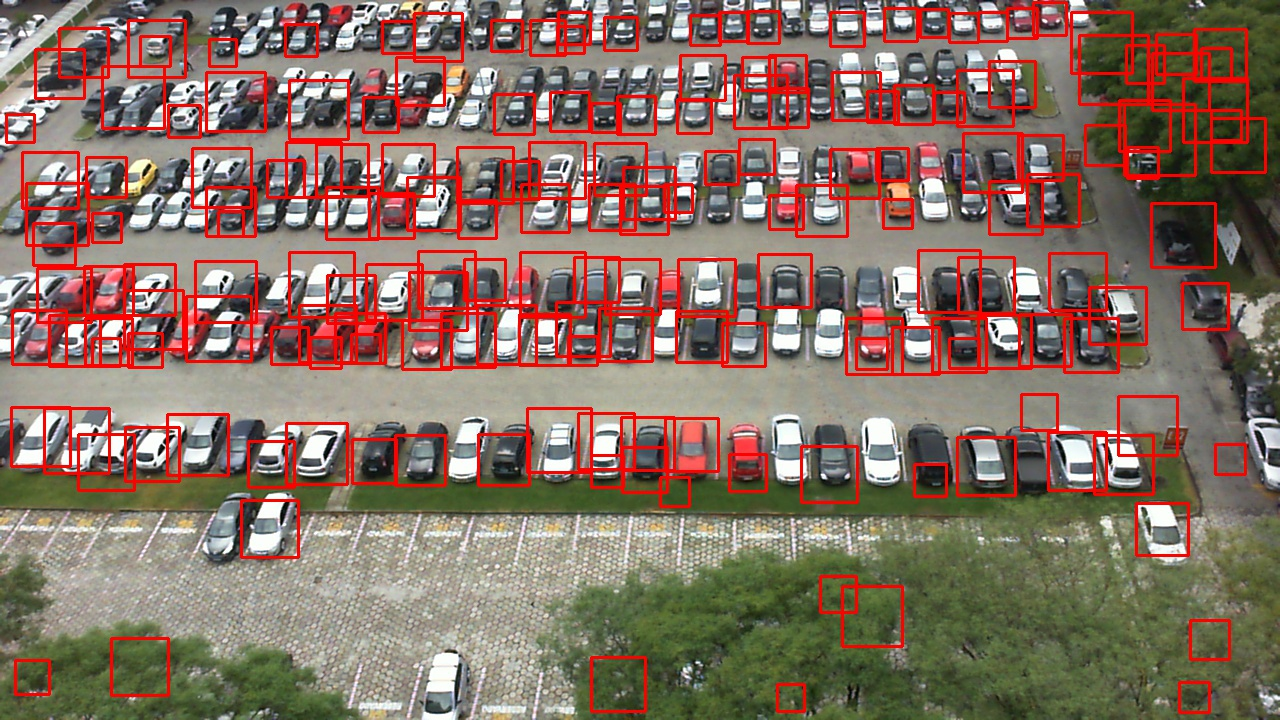
#> input picture Detection_Result_Images/result10LBP(8K).jpg, 1280 x 720 px, given in place of 2013-04-12_17_55_13.jpg, which was not available
$ python testing1.py
#> lines starting #> are read from the running program, lines starting #| are printed output that depends on the picture; after the words box and inside, x2 and y2 are one past the last pixel; in counts of white or black regions, pixels touching at a corner belong together; pictures that were not available may be replaced by others from this repository, and a replacement may not be noted
import cv2
import os
import xml.etree.ElementTree as ET
import glob
cas_path = 'C:\\University Of Houston\\SPRING - 18 Semester 2\\Computer Vision\\Assignment-3\\PKLot\\trial-1LBP(50k)\\cascade.xml'
img_path = 'C:\\University Of Houston\\SPRING - 18 Semester 2\\Computer Vision\\Assignment-3\\PKLot\\parking1b\\rainy\\2013-04-12\\2013-04-12_17_55_13.jpg'
car_detector = cv2.CascadeClassifier(cas_path)
img = cv2.imread(img_path)
#> img is the input picture: shape (720, 1280, 3); mean B, G, R 98.4, 111, 134.7
gray = cv2.cvtColor(img, cv2.COLOR_BGR2GRAY)
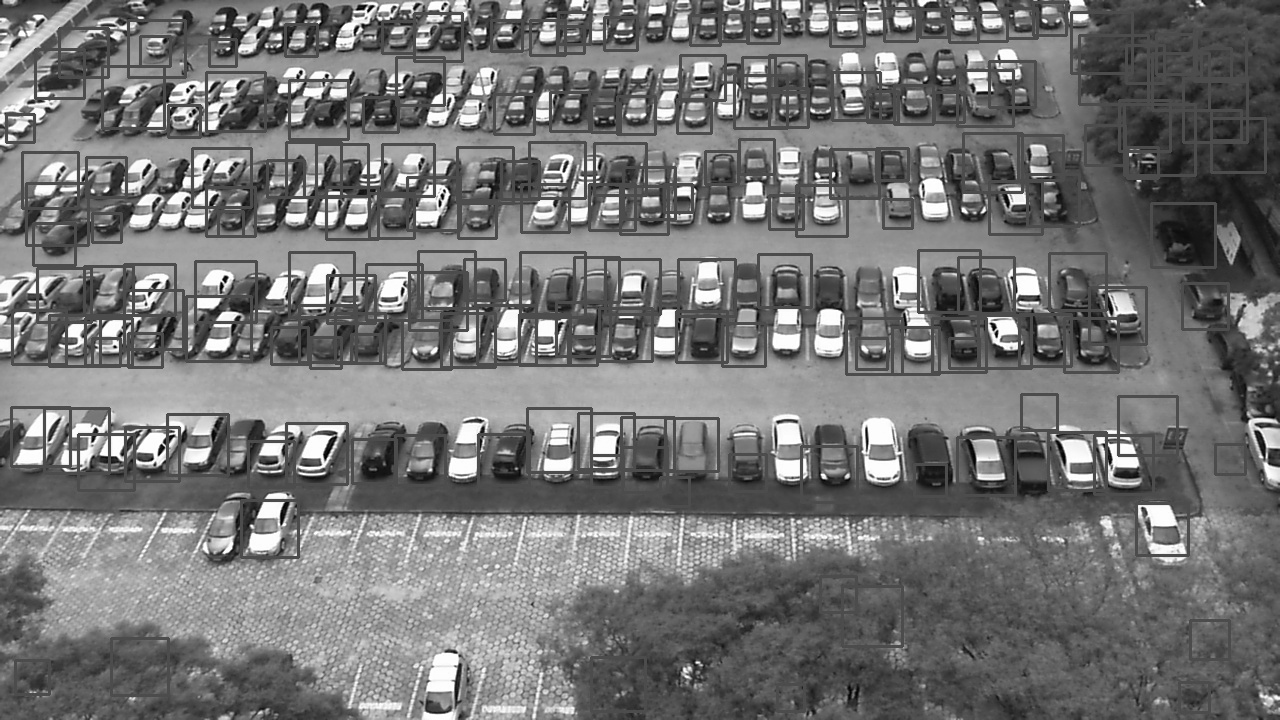
#> gray: shape (720, 1280); min 0, max 255, mean 116.7
threshold = 60
cars = car_detector.detectMultiScale(gray,scaleFactor = 1.7, minNeighbors = 8, minSize = (20,20), maxSize = (75,75))
#> cars = 51 rows, first 6: [213, 35, 24, 24], [372, 105, 24, 24], [733, 463, 24, 24], [485, 10, 41, 41], [44, 49, 41, 41], [590, 64, 41, 41]
tp = 0
fp = 0
for (xc,yc,w,h) in cars:
    cv2.rectangle(img,(xc,yc),(xc+w,yc+h),(0,0,255),2)
#> this loop made 51 passes
#> (xc, yc, w, h) on passes 1 to 12: (213, 35, 24, 24), (372, 105, 24, 24), (733, 463, 24, 24), (485, 10, 41, 41), (44, 49, 41, 41), (590, 64, 41, 41), (737, 82, 41, 41), (799, 86, 41, 41), (363, 92, 41, 41), (768, 178, 41, 41), (878, 183, 41, 41), (526, 193, 41, 41)
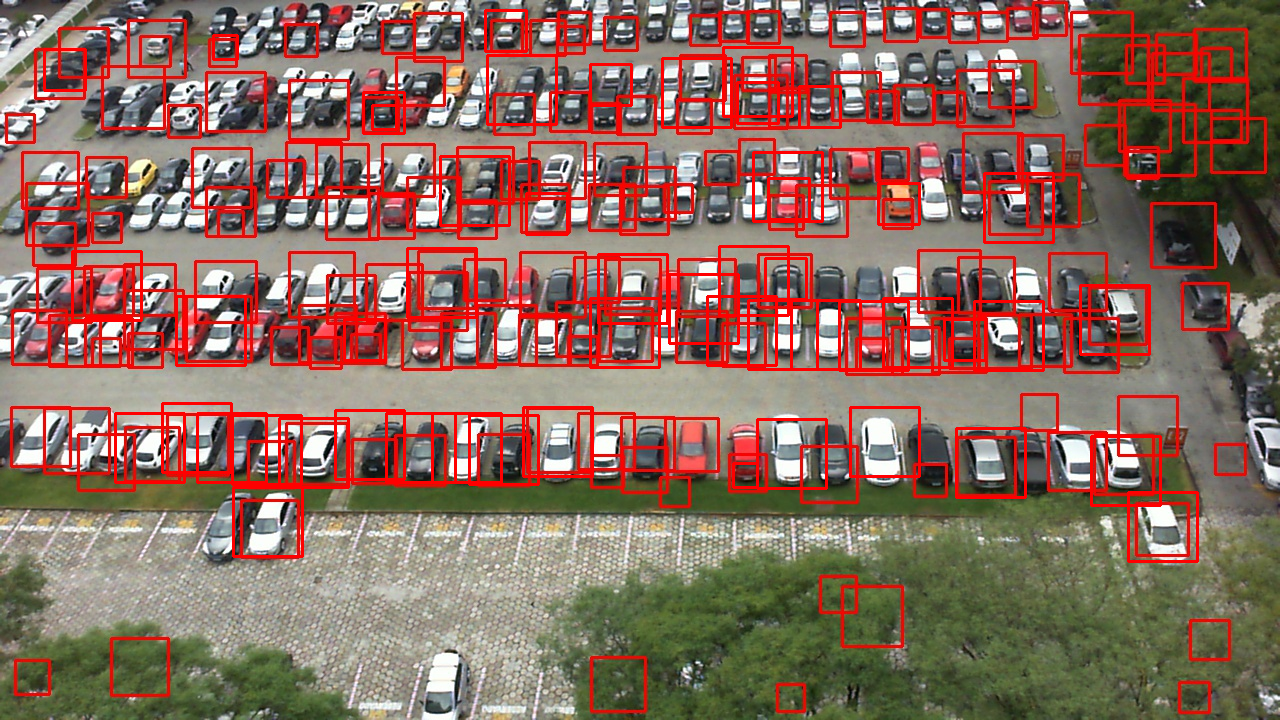
#> img: shape (720, 1280, 3); 3.8% of pixels changed, all inside (x1, y1, x2, y2) = (43, 9, 1199, 563)

cv2.imwrite("result18LBP(50k).jpg",img)
xml_path = os.path.splitext(img_path)[0] + '.xml'
for filename in glob.iglob(xml_path, recursive=False):

    tree = ET.parse(filename)
    root = tree.getroot()

    dictoc = {}
    ctrp = 0
    ctrn = 0

    for space in root.findall('space'):
         id = space.get('id')
         oc = space.get('occupied')
         if (oc == '1'):
             ctrp = ctrp + 1
         else:
             ctrn = ctrn + 1
             #if(oc == '1'):
         dictoc[id] = []
         x1 = []
         y1 = []
         for point in space.iter('point'):
             x = point.attrib.get('x')
             y = point.attrib.get('y')
             dictoc[id].append((int(x),int(y)))
             x1.append(int(x))
             y1.append(int(y))
         xmin = min(x1)
         ymin = min(y1)
         xmax = max(x1)
         ymax = max(y1)
         len = xmax - xmin
         wid = ymax - ymin
         area1 = len * wid
         for (xc, yc, w, h) in cars:
             area2 = w * h
             if (((xmin + xmax) / 2) > xc and ((xmin + xmax) / 2) < xc + w and ((ymin + ymax) / 2) > yc and ((ymin + ymax) / 2) < yc + h):
                 ratio = area2/area1
                 #print(q)
                 if ((ratio*100) > threshold):
                     if(oc=='1'):
                         tp = tp + 1
                         break
                     elif(oc=='0'):
                         fp = fp + 1
                         break


    fn = ctrp - tp
    tn = ctrn - fp
    print("cars detected",tp+fp)
    print("vacant spots detected",tn+fn)
    print(tp,fp,tn,fn)
    accuracy = ((tp + tn) / (tp + tn + fp + fn)) * 100
    print(accuracy)

$ run again, on Detection_Result_Images/result16LBP(75k).jpg
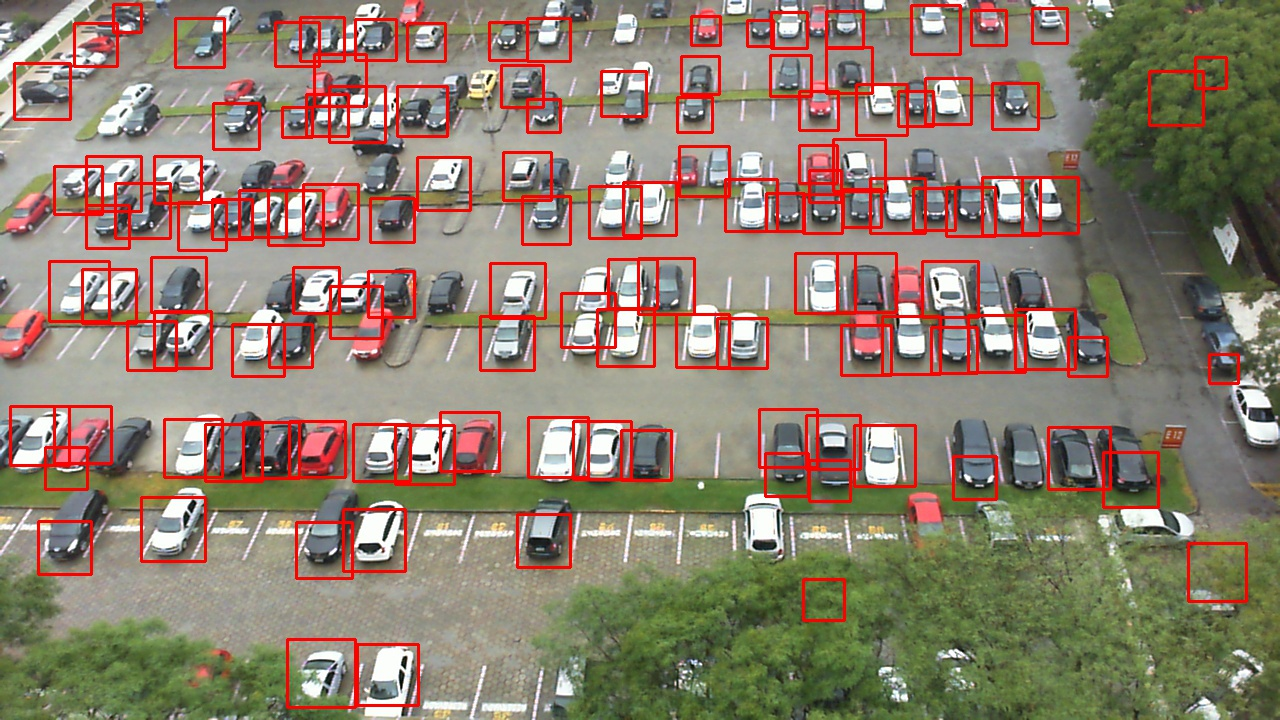
#> input picture Detection_Result_Images/result16LBP(75k).jpg, 1280 x 720 px, given in place of 2013-04-12_17_55_13.jpg, which was not available
#> img is the input picture: shape (720, 1280, 3); mean B, G, R 110.3, 126.8, 142
#> `gray = cv2.cvtColor(img, cv2.COLOR_BGR2GRAY)`:
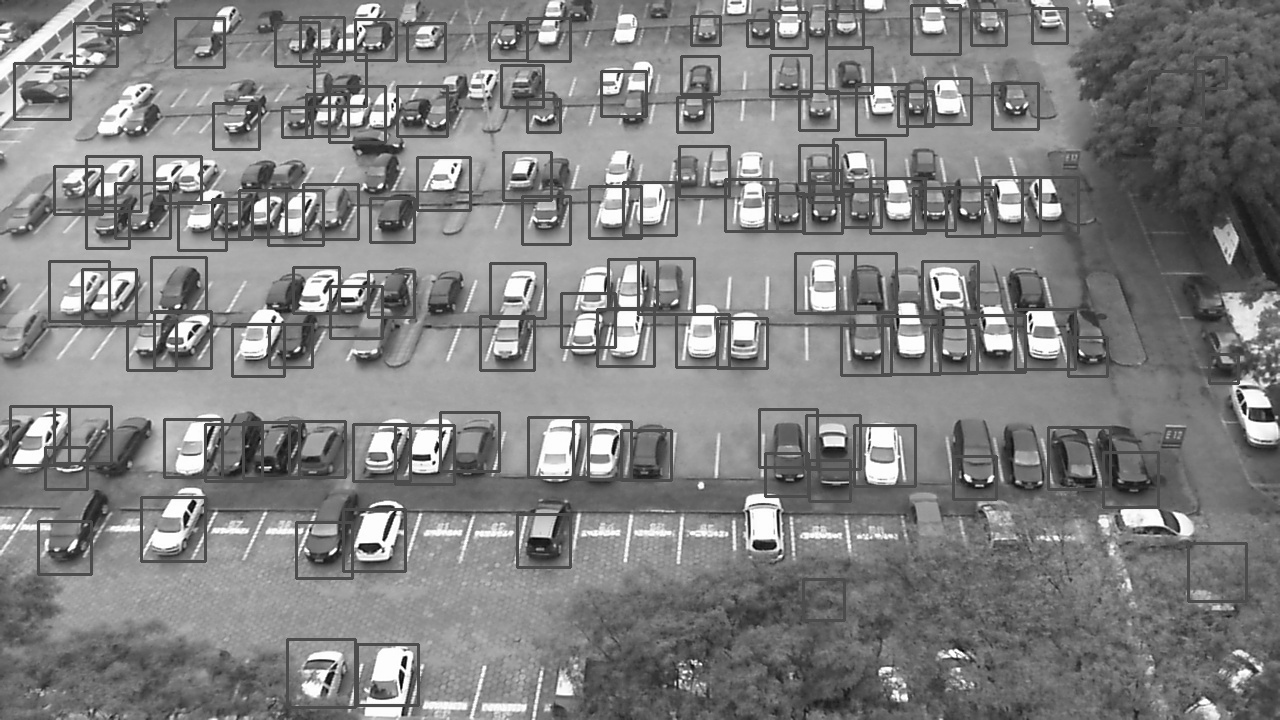
#> gray: shape (720, 1280); min 0, max 255, mean 129.5
#> cars = 49 rows, first 6: [1035, 12, 24, 24], [975, 17, 24, 24], [806, 102, 24, 24], [810, 206, 24, 24], [93, 219, 24, 24], [774, 466, 24, 24]
#> the loop `for (xc,yc,w,h) in cars:` made 49 passes
#> after the loop `for (xc,yc,w,h) in cars:`:
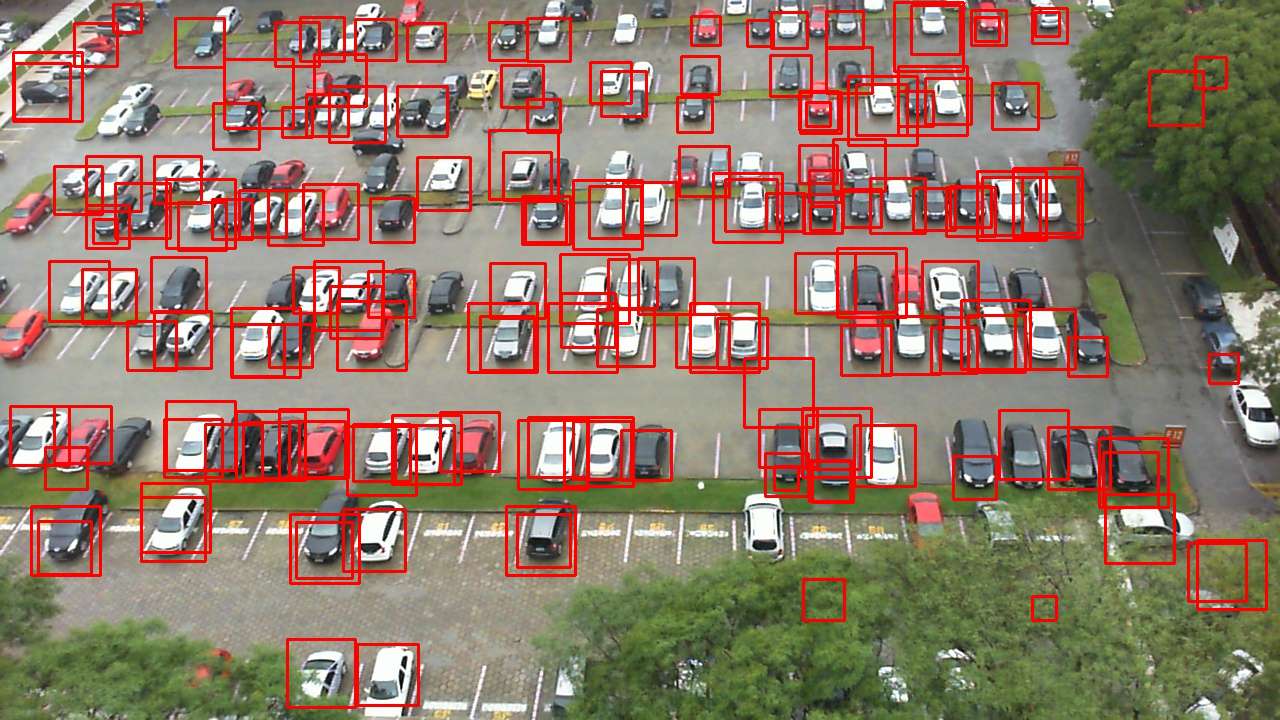
#> img: shape (720, 1280, 3); 3.73% of pixels changed, all inside (x1, y1, x2, y2) = (12, 1, 1268, 622)

$ run again, on Detection_Result_Images/result17LBP(50k).jpg
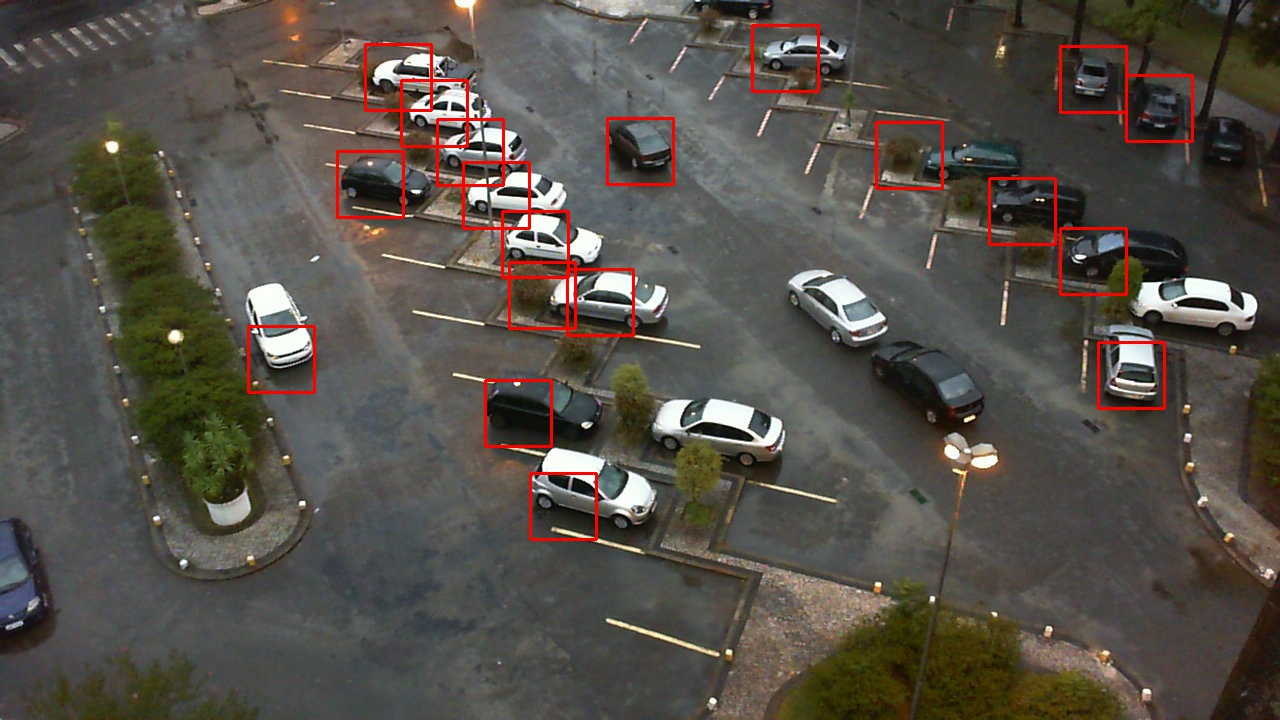
#> input picture Detection_Result_Images/result17LBP(50k).jpg, 1280 x 720 px, given in place of 2013-04-12_17_55_13.jpg, which was not available
#> img is the input picture: shape (720, 1280, 3); mean B, G, R 72.7, 80, 85.9
#> `gray = cv2.cvtColor(img, cv2.COLOR_BGR2GRAY)`:
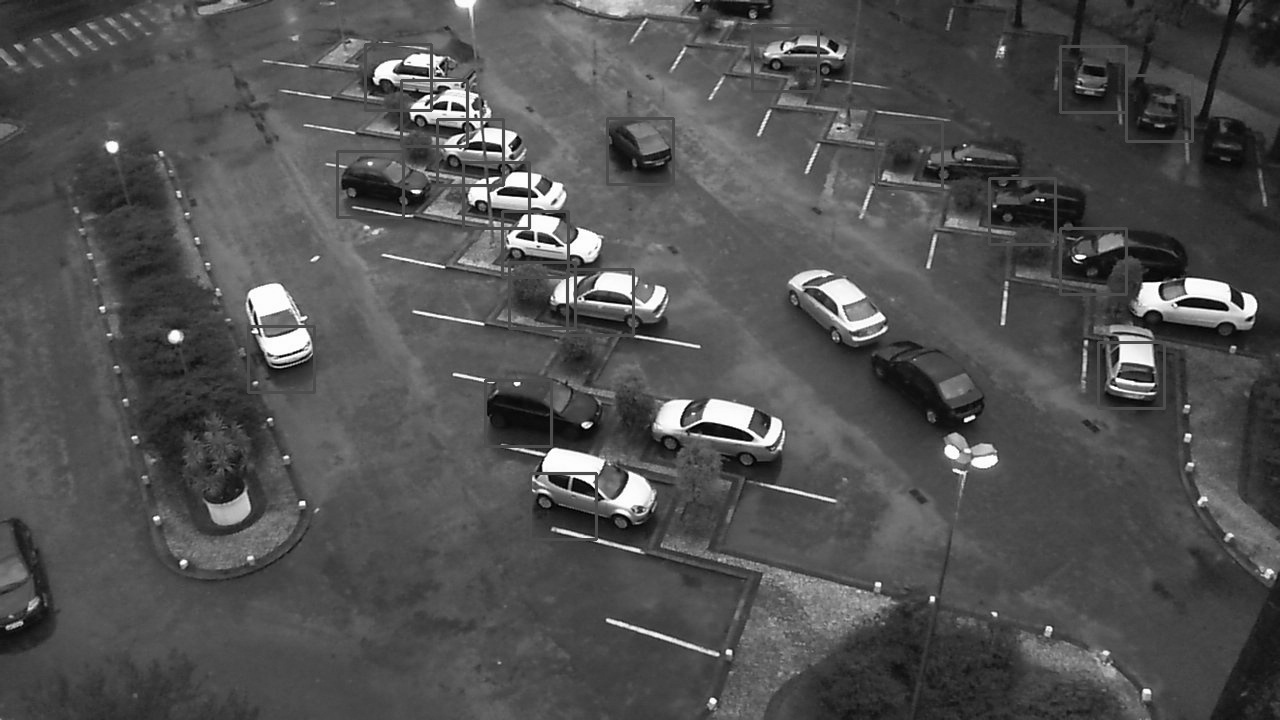
#> gray: shape (720, 1280); min 0, max 255, mean 80.9
#> cars = 30 rows, first 6: [682, 30, 24, 24], [913, 81, 24, 24], [664, 539, 41, 41], [759, 23, 69, 69], [1057, 42, 69, 69], [363, 40, 69, 69]
#> the loop `for (xc,yc,w,h) in cars:` made 30 passes
#> after the loop `for (xc,yc,w,h) in cars:`:
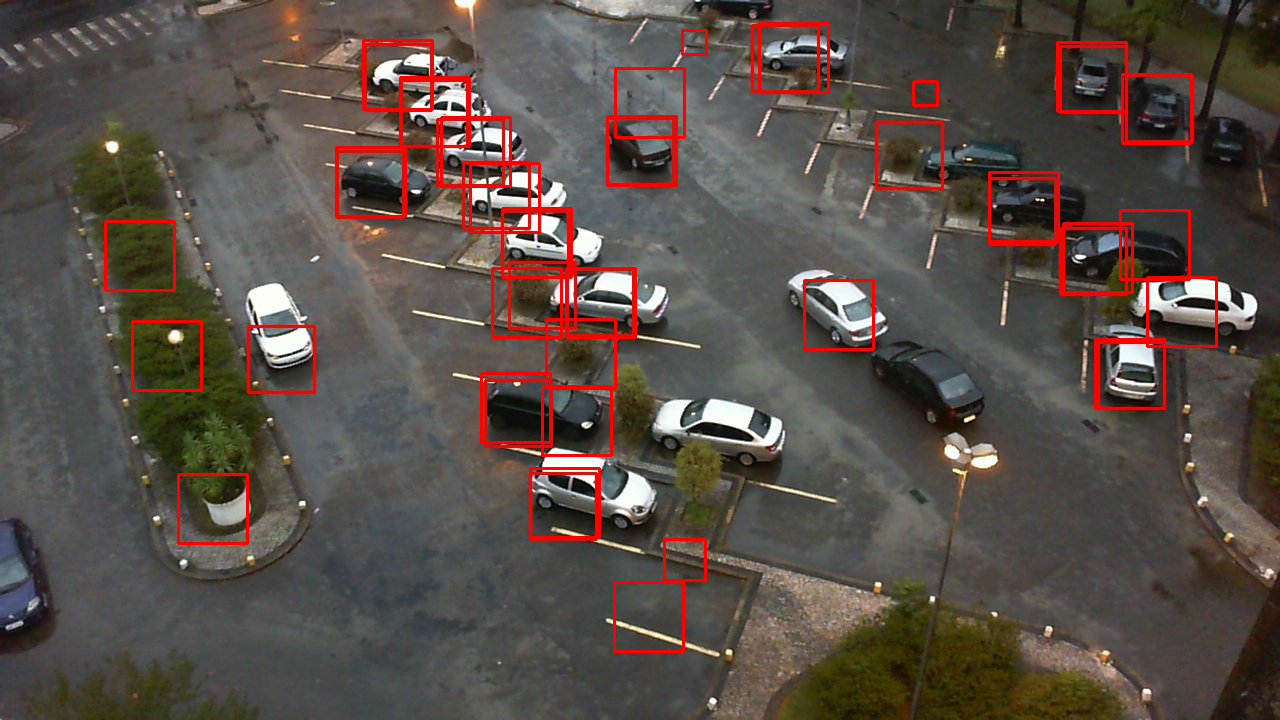
#> img: shape (720, 1280, 3); 2.48% of pixels changed, all inside (x1, y1, x2, y2) = (104, 22, 1218, 653)
